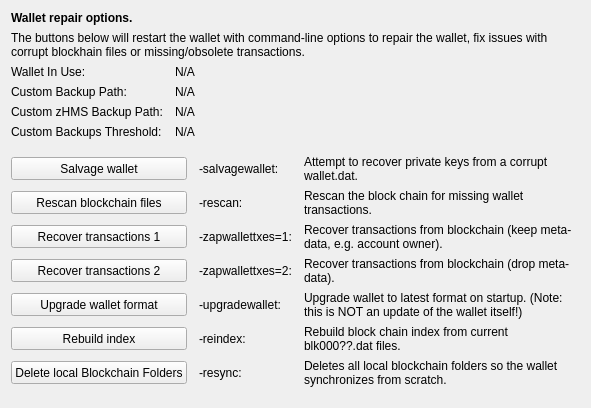
     <widget class="QWidget" name="tab_repair">
      <attribute name="title">
       <string>&amp;Wallet Repair</string>
      </attribute>
      <layout class="QGridLayout" name="gridLayout_4" columnstretch="0,0,0,0">
       <property name="horizontalSpacing">
        <number>12</number>
       </property>
       <item row="0" column="0" colspan="4">
        <widget class="QLabel" name="label_repair_header">
         <property name="font">
          <font>
           <weight>75</weight>
           <bold>true</bold>
          </font>
         </property>
         <property name="text">
          <string>Wallet repair options.</string>
         </property>
        </widget>
       </item>
       <item row="1" column="0" colspan="4">
        <widget class="QLabel" name="label_repair_helptext">
         <property name="font">
          <font>
           <weight>50</weight>
           <bold>false</bold>
          </font>
         </property>
         <property name="text">
          <string>The buttons below will restart the wallet with command-line options to repair the wallet, fix issues with corrupt blockhain files or missing/obsolete transactions.</string>
         </property>
         <property name="wordWrap">
          <bool>true</bool>
         </property>
        </widget>
       </item>
       <item row="2" column="0">
        <widget class="QLabel" name="wallet_path_label">
         <property name="text">
          <string>Wallet In Use:</string>
         </property>
        </widget>
       </item>
       <item row="2" column="1" colspan="3">
        <widget class="QLabel" name="wallet_path">
         <property name="cursor">
          <cursorShape>IBeamCursor</cursorShape>
         </property>
         <property name="text">
          <string>N/A</string>
         </property>
         <property name="textFormat">
          <enum>Qt::PlainText</enum>
         </property>
         <property name="textInteractionFlags">
          <set>Qt::LinksAccessibleByMouse|Qt::TextSelectableByKeyboard|Qt::TextSelectableByMouse</set>
         </property>
        </widget>
       </item>
       <item row="3" column="0">
        <widget class="QLabel" name="wallet_custombackuppath_label">
         <property name="text">
          <string>Custom Backup Path:</string>
         </property>
         <property name="visible">
          <bool>false</bool>
         </property>
        </widget>
       </item>
       <item row="3" column="1" colspan="3">
        <widget class="QLabel" name="wallet_custombackuppath">
         <property name="cursor">
          <cursorShape>IBeamCursor</cursorShape>
         </property>
         <property name="text">
          <string>N/A</string>
         </property>
         <property name="textFormat">
          <enum>Qt::PlainText</enum>
         </property>
         <property name="textInteractionFlags">
          <set>Qt::LinksAccessibleByMouse|Qt::TextSelectableByKeyboard|Qt::TextSelectableByMouse</set>
         </property>
         <property name="visible">
          <bool>false</bool>
         </property>
        </widget>
       </item>
       <item row="4" column="0">
        <widget class="QLabel" name="wallet_customzhmsbackuppath_label">
         <property name="text">
          <string>Custom zHMS Backup Path:</string>
         </property>
         <property name="visible">
          <bool>false</bool>
         </property>
        </widget>
       </item>
       <item row="4" column="1" colspan="3">
        <widget class="QLabel" name="wallet_customzhmsbackuppath">
         <property name="cursor">
          <cursorShape>IBeamCursor</cursorShape>
         </property>
         <property name="text">
          <string>N/A</string>
         </property>
         <property name="textFormat">
          <enum>Qt::PlainText</enum>
         </property>
         <property name="textInteractionFlags">
          <set>Qt::LinksAccessibleByMouse|Qt::TextSelectableByKeyboard|Qt::TextSelectableByMouse</set>
         </property>
         <property name="visible">
          <bool>false</bool>
         </property>
        </widget>
       </item>
       <item row="5" column="0">
        <widget class="QLabel" name="wallet_custombackupthreshold_label">
         <property name="text">
          <string>Custom Backups Threshold:</string>
         </property>
         <property name="visible">
          <bool>false</bool>
         </property>
        </widget>
       </item>
       <item row="5" column="1" colspan="3">
        <widget class="QLabel" name="wallet_custombackupthreshold">
         <property name="cursor">
          <cursorShape>IBeamCursor</cursorShape>
         </property>
         <property name="text">
          <string>N/A</string>
         </property>
         <property name="textFormat">
          <enum>Qt::PlainText</enum>
         </property>
         <property name="textInteractionFlags">
          <set>Qt::LinksAccessibleByMouse|Qt::TextSelectableByKeyboard|Qt::TextSelectableByMouse</set>
         </property>
         <property name="visible">
          <bool>false</bool>
         </property>
        </widget>
       </item>
       <item row="6" column="0">
        <spacer name="verticalSpacer_repair1">
         <property name="orientation">
          <enum>Qt::Vertical</enum>
         </property>
         <property name="sizeHint" stdset="0">
          <size>
           <width>10</width>
           <height>10</height>
          </size>
         </property>
        </spacer>
       </item>
       <item row="7" column="0" colspan="2">
        <widget class="QPushButton" name="btn_salvagewallet">
         <property name="minimumSize">
          <size>
           <width>100</width>
           <height>23</height>
          </size>
         </property>
         <property name="text">
          <string>Salvage wallet</string>
         </property>
        </widget>
       </item>
       <item row="7" column="2">
        <widget class="QLabel" name="label_repair_salvage_command">
         <property name="text">
          <string notr="true">-salvagewallet:</string>
         </property>
        </widget>
       </item>
       <item row="7" column="3">
        <widget class="QLabel" name="label_repair_salvage">
         <property name="text">
          <string>Attempt to recover private keys from a corrupt wallet.dat.</string>
         </property>
         <property name="wordWrap">
          <bool>true</bool>
         </property>
        </widget>
       </item>
       <item row="8" column="0" colspan="2">
        <widget class="QPushButton" name="btn_rescan">
         <property name="minimumSize">
          <size>
           <width>100</width>
           <height>23</height>
          </size>
         </property>
         <property name="text">
          <string>Rescan blockchain files</string>
         </property>
        </widget>
       </item>
       <item row="8" column="2">
        <widget class="QLabel" name="label_repair_rescan_command">
         <property name="text">
          <string notr="true">-rescan:</string>
         </property>
        </widget>
       </item>
       <item row="8" column="3">
        <widget class="QLabel" name="label_repair_rescan">
         <property name="text">
          <string>Rescan the block chain for missing wallet transactions.</string>
         </property>
         <property name="wordWrap">
          <bool>true</bool>
         </property>
        </widget>
       </item>
       <item row="9" column="0" colspan="2">
        <widget class="QPushButton" name="btn_zapwallettxes1">
         <property name="minimumSize">
          <size>
           <width>100</width>
           <height>23</height>
          </size>
         </property>
         <property name="text">
          <string>Recover transactions 1</string>
         </property>
        </widget>
       </item>
       <item row="9" column="2">
        <widget class="QLabel" name="label_repair_zap1_command">
         <property name="text">
          <string notr="true">-zapwallettxes=1:</string>
         </property>
        </widget>
       </item>
       <item row="9" column="3">
        <widget class="QLabel" name="label_repair_zap1">
         <property name="text">
          <string>Recover transactions from blockchain (keep meta-data, e.g. account owner).</string>
         </property>
         <property name="wordWrap">
          <bool>true</bool>
         </property>
        </widget>
       </item>
       <item row="10" column="0" colspan="2">
        <widget class="QPushButton" name="btn_zapwallettxes2">
         <property name="minimumSize">
          <size>
           <width>100</width>
           <height>23</height>
          </size>
         </property>
         <property name="text">
          <string>Recover transactions 2</string>
         </property>
        </widget>
       </item>
       <item row="10" column="2">
        <widget class="QLabel" name="label_repair_zap2_command">
         <property name="text">
          <string notr="true">-zapwallettxes=2:</string>
         </property>
        </widget>
       </item>
       <item row="10" column="3">
        <widget class="QLabel" name="label_repair_zap2">
         <property name="text">
          <string>Recover transactions from blockchain (drop meta-data).</string>
         </property>
         <property name="wordWrap">
          <bool>true</bool>
         </property>
        </widget>
       </item>
       <item row="11" column="0" colspan="2">
        <widget class="QPushButton" name="btn_upgradewallet">
         <property name="minimumSize">
          <size>
           <width>100</width>
           <height>23</height>
          </size>
         </property>
         <property name="text">
          <string>Upgrade wallet format</string>
         </property>
        </widget>
       </item>
       <item row="11" column="2">
        <widget class="QLabel" name="label_repair_upgrade_command">
         <property name="text">
          <string notr="true">-upgradewallet:</string>
         </property>
        </widget>
       </item>
       <item row="11" column="3">
        <widget class="QLabel" name="label_repair_upgrade">
         <property name="text">
          <string>Upgrade wallet to latest format on startup. (Note: this is NOT an update of the wallet itself!)</string>
         </property>
         <property name="wordWrap">
          <bool>true</bool>
         </property>
        </widget>
       </item>
       <item row="12" column="0" colspan="2">
        <widget class="QPushButton" name="btn_reindex">
         <property name="minimumSize">
          <size>
           <width>100</width>
           <height>23</height>
          </size>
         </property>
         <property name="text">
          <string>Rebuild index</string>
         </property>
        </widget>
       </item>
       <item row="12" column="2">
        <widget class="QLabel" name="label_repair_reindex_command">
         <property name="text">
          <string notr="true">-reindex:</string>
         </property>
        </widget>
       </item>
       <item row="12" column="3">
        <widget class="QLabel" name="label_repair_reindex">
         <property name="text">
          <string>Rebuild block chain index from current blk000??.dat files.</string>
         </property>
         <property name="wordWrap">
          <bool>true</bool>
         </property>
        </widget>
       </item>
       <item row="13" column="0" colspan="2">
        <widget class="QPushButton" name="btn_resync">
         <property name="minimumSize">
          <size>
           <width>100</width>
           <height>23</height>
          </size>
         </property>
         <property name="text">
          <string>Delete local Blockchain Folders</string>
         </property>
        </widget>
       </item>
       <item row="13" column="2">
        <widget class="QLabel" name="label_repair_resync_command">
         <property name="text">
          <string>-resync:</string>
         </property>
        </widget>
       </item>
       <item row="13" column="3">
        <widget class="QLabel" name="label_repair_resync">
         <property name="text">
          <string>Deletes all local blockchain folders so the wallet synchronizes from scratch.</string>
         </property>
         <property name="wordWrap">
          <bool>true</bool>
         </property>
        </widget>
       </item>
       <item row="14" column="0">
        <spacer name="verticalSpacer_repair2">
         <property name="orientation">
          <enum>Qt::Vertical</enum>
         </property>
         <property name="sizeHint" stdset="0">
          <size>
           <width>20</width>
           <height>10</height>
          </size>
         </property>
        </spacer>
       </item>
      </layout>
     </widget>
